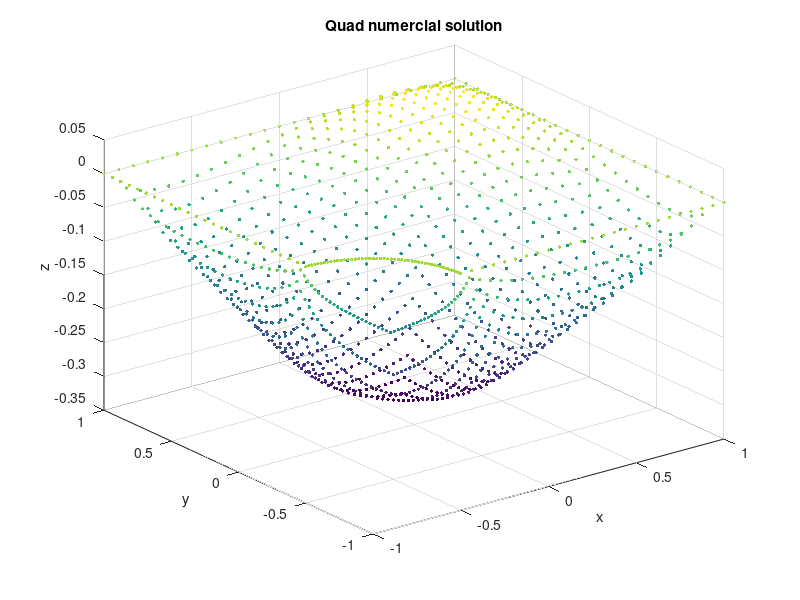
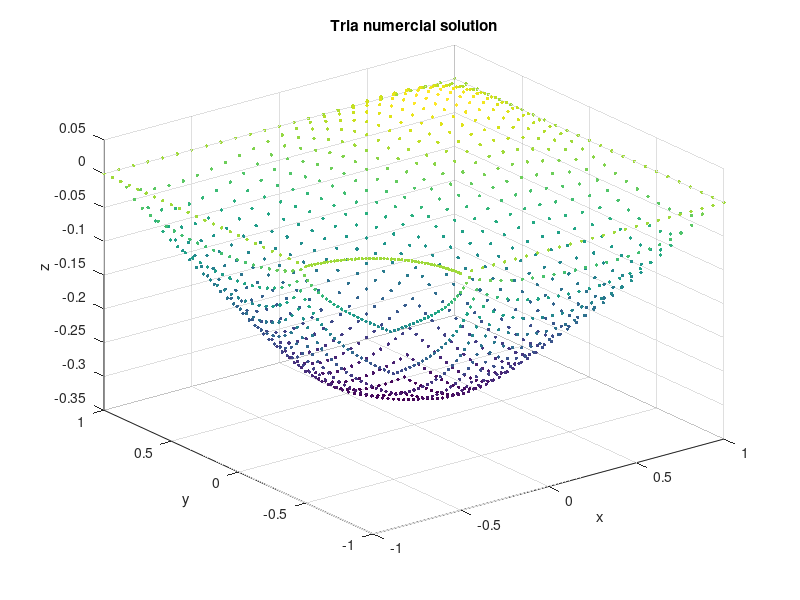

MATLAB code for these plots, in order:
clear all; clc; clf;

load("Solid-quad.mat");

pos = 4; 

logicalIdx = true(size(x_coor));
logicalIdx(pos) = false;
 

x = x_coor(logicalIdx);
y = y_coor(logicalIdx);
z = disp(logicalIdx);


scatter3(x, y, z, 6, z, 'filled');

xlabel("x")
ylabel("y")
zlabel("z")
shading interp
title("Quad numercial solution")

clear

load("Solid-tria.mat");

pos = 4; 

logicalIdx = true(size(x_coor));
logicalIdx(pos) = false;


x = x_coor(logicalIdx);
y = y_coor(logicalIdx);
z = disp(logicalIdx);

figure
scatter3(x, y, z, 6, z, 'filled');

xlabel("x")
ylabel("y")
zlabel("z")
shading interp
title("Tria numercial solution")
% EOF